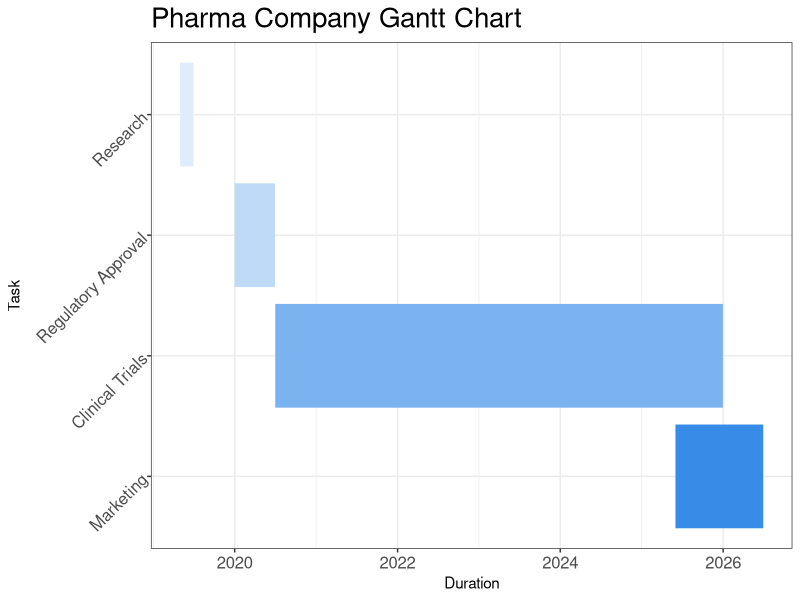

Reproduce this figure in R.
## ---- chunk 1
#| label: fig-gantt
library(tidyverse)
library(ggplot2)


# Individual tasks formatted as a data.frame
tasks <- data.frame(
  Task = c("Research", "Regulatory Approval", "Clinical Trials",  "Marketing"),
  StartDate = as.Date(c("2019-05-01", "2020-01-01", "2020-07-01",  "2025-06-01")),
  EndDate = as.Date(c("2019-06-30", "2020-06-30", "2025-12-31",   "2026-06-30"))
)
colors <- c("#deecfb", "#bedaf7", "#7ab3ef", "#368ce7")
  
ggplot(tasks, aes(x = StartDate, xend = EndDate, y = fct_rev(fct_inorder(Task)), yend = Task)) + 
  geom_segment(linewidth = 35, color = colors) + 
  labs(
    title = "Pharma Company Gantt Chart",
    x = "Duration",
    y = "Task"
  ) + 
  theme_bw() + 
  theme(legend.position = "none") + 
  theme(
    plot.title = element_text(size = 20),
    axis.text.x = element_text(size = 12),
    axis.text.y = element_text(size = 12, angle = 45)
  ) 

